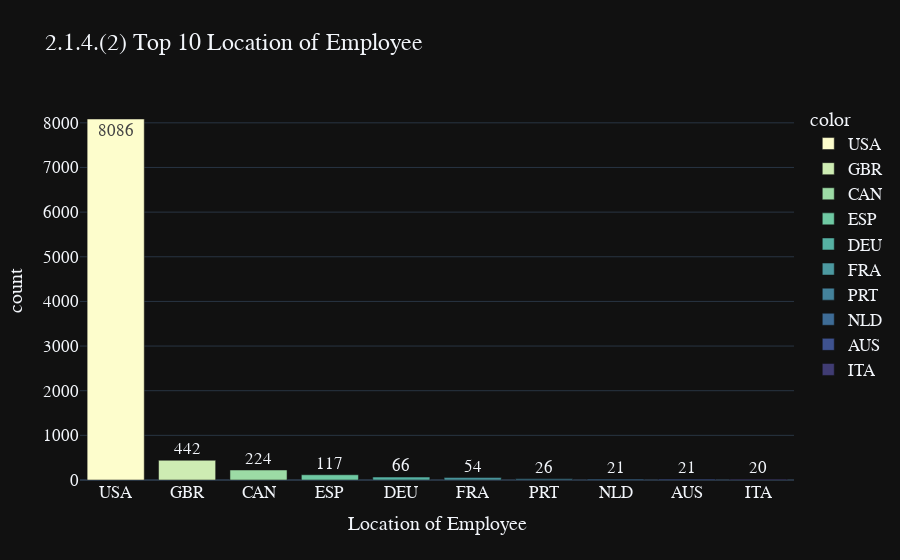

The notebook cell this image was saved under:
### Markdown cell above
<b>Most of the employees are from <mark>USA</mark>, and bar plot below:</b>

### Code cell
top10_employee_location = residence[:10]
fig = px.bar(y=top10_employee_location.values, 
             x=top10_employee_location.index, 
             color = top10_employee_location.index,
             color_discrete_sequence=px.colors.sequential.deep,
             text=top10_employee_location.values,
             title= '2.1.4.(2) Top 10 Location of Employee',
             template= 'plotly_dark')
fig.update_layout(
    xaxis_title="Location of Employee",
    yaxis_title="count",
    font = dict(size=17,family="Franklin Gothic"))
fig.show()

### Figure 1 — Plotly figure (JSON) as saved in the notebook; plotly's stock layout.template omitted (floating-point values rounded to 4 significant figures)
{"data": [{"alignmentgroup": "True", "hovertemplate": "color=USA<br>x=%{x}<br>y=%{y}<br>text=%{text}<extra></extra>", "legendgroup": "USA", "marker": {"color": "rgb(253, 253, 204)", "pattern": {"shape": ""}}, "name": "USA", "offsetgroup": "USA", "orientation": "v", "showlegend": true, "text": [8086], "textposition": "auto", "type": "bar", "x": ["USA"], "xaxis": "x", "y": [8086], "yaxis": "y"}, {"alignmentgroup": "True", "hovertemplate": "color=GBR<br>x=%{x}<br>y=%{y}<br>text=%{text}<extra></extra>", "legendgroup": "GBR", "marker": {"color": "rgb(206, 236, 179)", "pattern": {"shape": ""}}, "name": "GBR", "offsetgroup": "GBR", "orientation": "v", "showlegend": true, "text": [442], "textposition": "auto", "type": "bar", "x": ["GBR"], "xaxis": "x", "y": [442], "yaxis": "y"}, {"alignmentgroup": "True", "hovertemplate": "color=CAN<br>x=%{x}<br>y=%{y}<br>text=%{text}<extra></extra>", "legendgroup": "CAN", "marker": {"color": "rgb(156, 219, 165)", "pattern": {"shape": ""}}, "name": "CAN", "offsetgroup": "CAN", "orientation": "v", "showlegend": true, "text": [224], "textposition": "auto", "type": "bar", "x": ["CAN"], "xaxis": "x", "y": [224], "yaxis": "y"}, {"alignmentgroup": "True", "hovertemplate": "color=ESP<br>x=%{x}<br>y=%{y}<br>text=%{text}<extra></extra>", "legendgroup": "ESP", "marker": {"color": "rgb(111, 201, 163)", "pattern": {"shape": ""}}, "name": "ESP", "offsetgroup": "ESP", "orientation": "v", "showlegend": true, "text": [117], "textposition": "auto", "type": "bar", "x": ["ESP"], "xaxis": "x", "y": [117], "yaxis": "y"}, {"alignmentgroup": "True", "hovertemplate": "color=DEU<br>x=%{x}<br>y=%{y}<br>text=%{text}<extra></extra>", "legendgroup": "DEU", "marker": {"color": "rgb(86, 177, 163)", "pattern": {"shape": ""}}, "name": "DEU", "offsetgroup": "DEU", "orientation": "v", "showlegend": true, "text": [66], "textposition": "auto", "type": "bar", "x": ["DEU"], "xaxis": "x", "y": [66], "yaxis": "y"}, {"alignmentgroup": "True", "hovertemplate": "color=FRA<br>x=%{x}<br>y=%{y}<br>text=%{text}<extra></extra>", "legendgroup": "FRA", "marker": {"color": "rgb(76, 153, 160)", "pattern": {"shape": ""}}, "name": "FRA", "offsetgroup": "FRA", "orientation": "v", "showlegend": true, "text": [54], "textposition": "auto", "type": "bar", "x": ["FRA"], "xaxis": "x", "y": [54], "yaxis": "y"}, {"alignmentgroup": "True", "hovertemplate": "color=PRT<br>x=%{x}<br>y=%{y}<br>text=%{text}<extra></extra>", "legendgroup": "PRT", "marker": {"color": "rgb(68, 130, 155)", "pattern": {"shape": ""}}, "name": "PRT", "offsetgroup": "PRT", "orientation": "v", "showlegend": true, "text": [26], "textposition": "auto", "type": "bar", "x": ["PRT"], "xaxis": "x", "y": [26], "yaxis": "y"}, {"alignmentgroup": "True", "hovertemplate": "color=NLD<br>x=%{x}<br>y=%{y}<br>text=%{text}<extra></extra>", "legendgroup": "NLD", "marker": {"color": "rgb(62, 108, 150)", "pattern": {"shape": ""}}, "name": "NLD", "offsetgroup": "NLD", "orientation": "v", "showlegend": true, "text": [21], "textposition": "auto", "type": "bar", "x": ["NLD"], "xaxis": "x", "y": [21], "yaxis": "y"}, {"alignmentgroup": "True", "hovertemplate": "color=AUS<br>x=%{x}<br>y=%{y}<br>text=%{text}<extra></extra>", "legendgroup": "AUS", "marker": {"color": "rgb(62, 82, 143)", "pattern": {"shape": ""}}, "name": "AUS", "offsetgroup": "AUS", "orientation": "v", "showlegend": true, "text": [21], "textposition": "auto", "type": "bar", "x": ["AUS"], "xaxis": "x", "y": [21], "yaxis": "y"}, {"alignmentgroup": "True", "hovertemplate": "color=ITA<br>x=%{x}<br>y=%{y}<br>text=%{text}<extra></extra>", "legendgroup": "ITA", "marker": {"color": "rgb(64, 60, 115)", "pattern": {"shape": ""}}, "name": "ITA", "offsetgroup": "ITA", "orientation": "v", "showlegend": true, "text": [20], "textposition": "auto", "type": "bar", "x": ["ITA"], "xaxis": "x", "y": [20], "yaxis": "y"}], "layout": {"barmode": "relative", "font": {"family": "Franklin Gothic", "size": 17}, "legend": {"title": {"text": "color"}, "tracegroupgap": 0}, "title": {"text": "2.1.4.(2) Top 10 Location of Employee"}, "xaxis": {"anchor": "y", "domain": [0, 1], "title": {"text": "Location of Employee"}}, "yaxis": {"anchor": "x", "domain": [0, 1], "title": {"text": "count"}}}}
